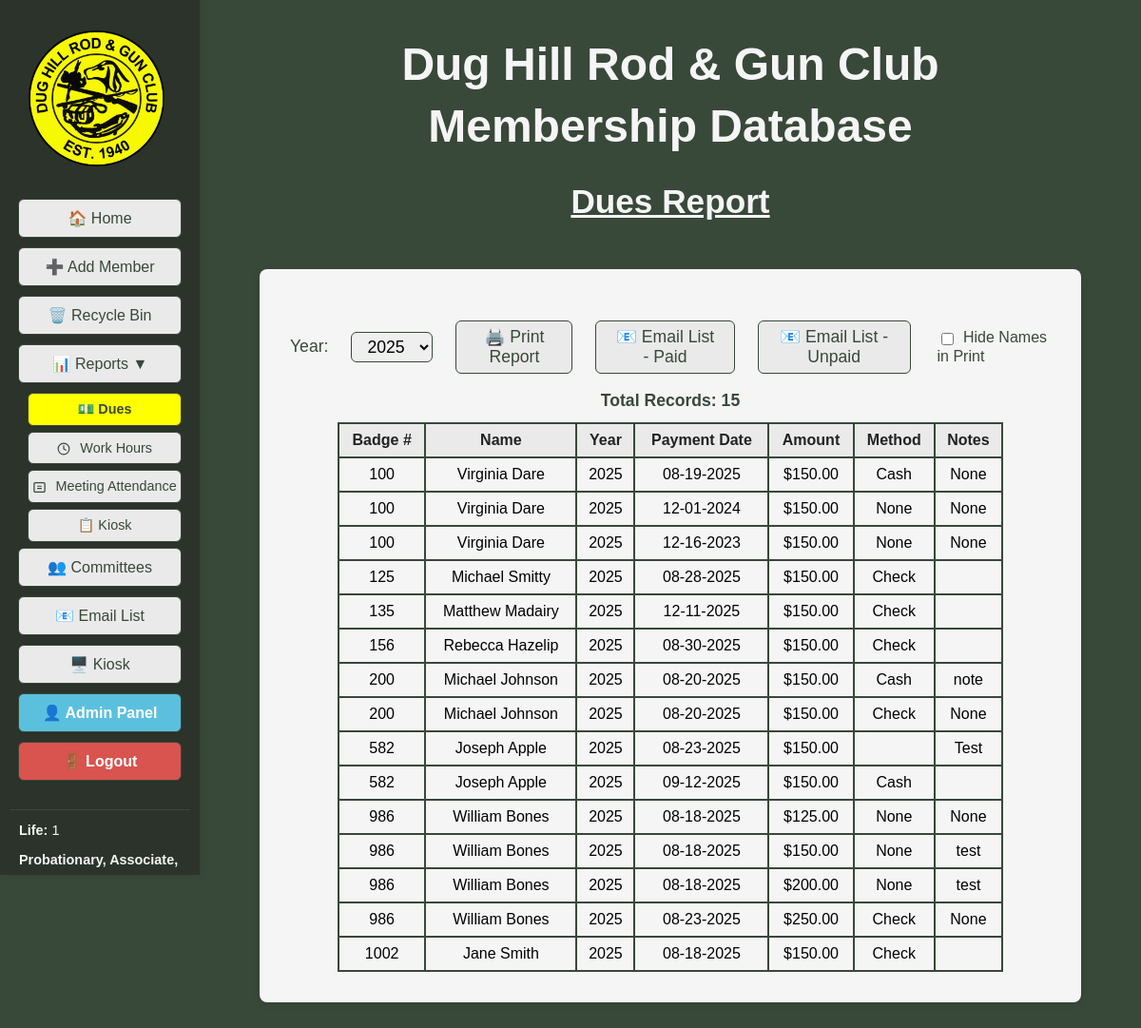
The page /dues_report (signed in) on the database as committed earlier.
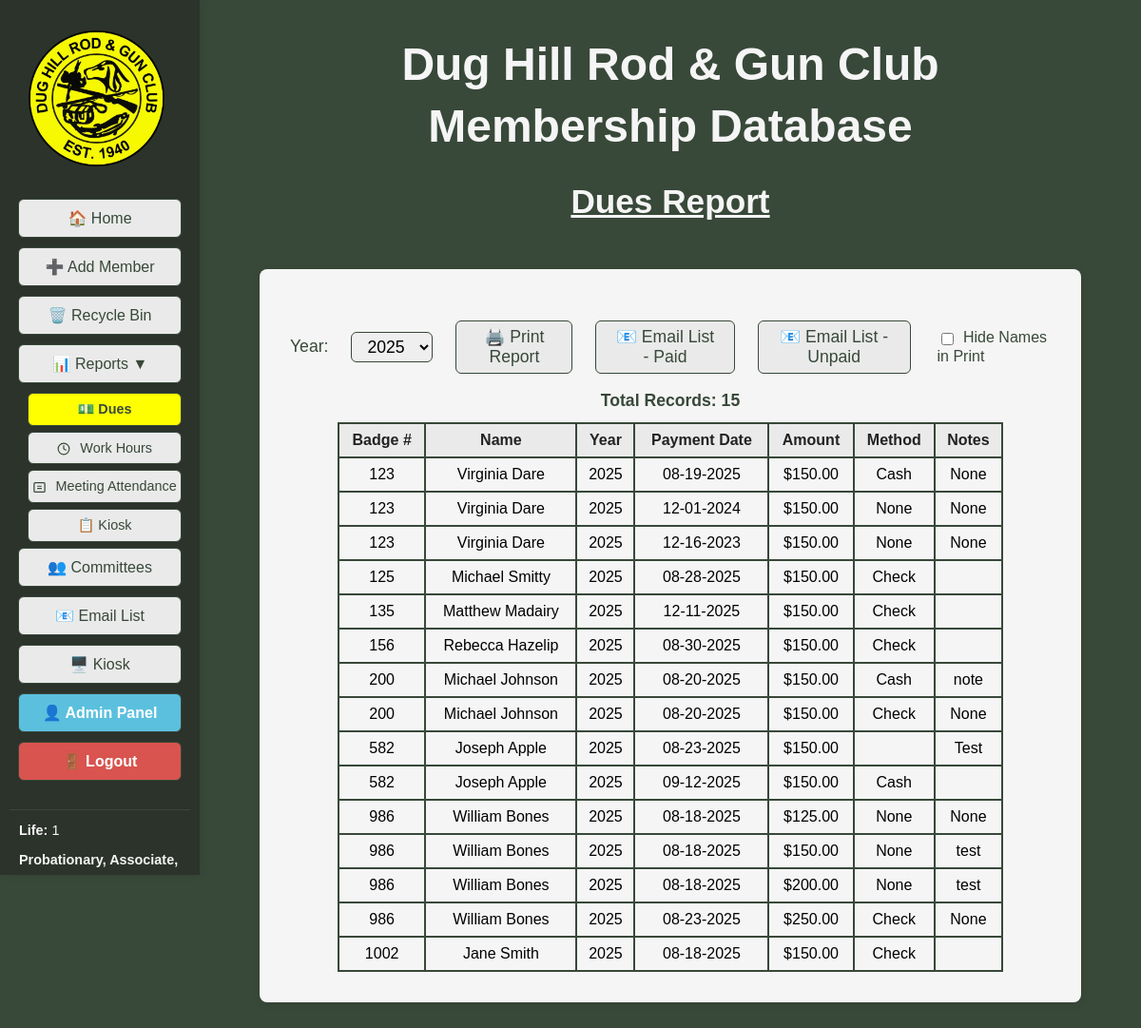
The same page on the database as committed later.
### tables this page shows
CREATE TABLE "dues" (
            id INTEGER PRIMARY KEY AUTOINCREMENT,
            member_id INTEGER,
            payment_date TEXT,
            year TEXT DEFAULT (strftime('%Y','now')),
            amount REAL,
            method TEXT,
            notes TEXT,
            FOREIGN KEY (member_id) REFERENCES members(id) ON DELETE CASCADE
        );

CREATE TABLE members (
                id INTEGER PRIMARY KEY AUTOINCREMENT,
                badge_number TEXT,
                membership_type TEXT,
                first_name TEXT,
                last_name TEXT,
                dob TEXT,
                email TEXT,
                phone TEXT,
                address TEXT,
                city TEXT,
                state TEXT,
                zip TEXT,
                join_date TEXT,
                email2 TEXT,
                sponsor TEXT,
                card_internal TEXT,
                card_external TEXT,
                deleted INTEGER DEFAULT 0
            , phone2 TEXT, waiver INTEGER DEFAULT 0, middle_name TEXT DEFAULT '', nickname TEXT DEFAULT '', suffix TEXT DEFAULT '', deleted_on TEXT, member_notes TEXT);

### DH_DB_Webapp/app.py (the view)
@app.route('/dues_report')
@login_required
def dues_report():
	year = request.args.get('year')
	years = database.get_dues_years()
	if not year:
		now = datetime.datetime.now()
		current_year = str(now.year)
		if current_year in years:
			year = current_year
		elif years:
			year = years[0]
		else:
			year = None
	dues = database.get_all_dues_by_year(year)
	now = datetime.datetime.now()
	member_stats = get_member_stats()
	return render_template('dues_report.html', dues=dues, years=years, selected_year=year, now=now, active_page='dues_report', member_stats=member_stats)

### DH_DB_Webapp/app.py (called while the page is built)
@login_manager.user_loader
def load_user(user_id):
    user_data = database.get_user_by_id(int(user_id))
    if user_data:
        try:
            role = user_data['role']
        except (KeyError, IndexError):
            role = 'User'
        try:
            must_change_password = bool(user_data['must_change_password'])
        except (KeyError, IndexError):
            must_change_password = False
        return User(
            id=user_data['id'],
            username=user_data['username'],
            email=user_data['email'],
            role=role,
            is_active=bool(user_data['is_active']),
            must_change_password=must_change_password
        )
    return None

def format_mmddyyyy(value):
    if not value:
        return ''
    try:
        from datetime import datetime
        dt = datetime.strptime(value, '%Y-%m-%d')
        return dt.strftime('%m-%d-%Y')
    except Exception:
        return value

    @property
    def is_active(self):
        return self._is_active

    def is_admin_or_bdfl(self):
        return self.role in ('BDFL', 'Administrator')

### DH_DB_Webapp/templates/dues_report.html (shortened to what the changed rows need)
<!DOCTYPE html>
<html>
<head>
</head>
<body style="background-color:#384839; font-family:Arial, Helvetica, sans-serif;">
    <div style="display:flex; flex-direction:row;">
        <div style="flex:1; margin-left:210px; display:flex; flex-direction:column; align-items:center;">
            <div style="display:flex; flex-direction:row; justify-content:center; margin-bottom:20px; width:100%;">
                <div style="text-align:center; width:100%;">
                    <h1 style="margin-bottom:0.2em; color:#f5f5f5; font-size:3em;">Dug Hill Rod & Gun Club</h1>
                    <h1 style="margin-top:0.2em; color:#f5f5f5; font-size:3em;">Membership Database</h1>
                    <h2 style="font-size:2.2em; margin-bottom:0.2em; margin-top:0; text-align:center; color:#f5f5f5; font-family:Arial, Helvetica, sans-serif; font-weight:bold; text-decoration:underline;">Dues Report</h2>
                </div>
            </div>
            <div style="background-color:#f5f5f5; border-radius:8px; padding:32px; min-width:400px; min-height:200px; box-shadow:0 2px 8px rgba(0,0,0,0.08); margin-bottom:40px; margin-top:24px; width:100%; max-width:800px;">
                <table id="duesTable" style="width:100%; max-width:700px; margin:auto; border-collapse:collapse;">
                    <thead>
                    <tr style="background:#eaeaea; color:#222;">
                        <th id="th0" style="padding:8px; border:2px solid #384839; cursor:pointer; text-align:center;" onclick="sortTable(0)">Badge # </th>
                        <th id="th1" class="name-col" style="padding:8px; border:2px solid #384839; cursor:pointer;" onclick="sortTable(1)">Name </th>
                        <th id="th2" style="padding:8px; border:2px solid #384839; cursor:pointer; text-align:center;" onclick="sortTable(2)">Year </th>
                        <th id="th3" style="padding:8px; border:2px solid #384839; cursor:pointer;" onclick="sortTable(3)">Payment Date </th>
                        <th id="th4" style="padding:8px; border:2px solid #384839; cursor:pointer;" onclick="sortTable(4)">Amount </th>
                        <th id="th5" style="padding:8px; border:2px solid #384839; cursor:pointer;" onclick="sortTable(5)">Method </th>
                        <th id="th6" style="padding:8px; border:2px solid #384839; cursor:pointer;" onclick="sortTable(6)">Notes </th>
                    </tr>
                    </thead>
                    <tbody>
                    {% for due in dues %}
                    <tr style="cursor:pointer;" onclick="goToMemberDetails({{ due['member_id'] }})">
                        <td style="padding:8px; border:2px solid #384839; text-align:center;">{{ due['badge_number'] }}</td>
                        <td class="name-col" style="padding:8px; border:2px solid #384839;">{{ due['first_name'] }} {{ due['last_name'] }}</td>
                        <td style="padding:8px; border:2px solid #384839; text-align:center;">{{ due['year'] }}</td>
                        <td style="padding:8px; border:2px solid #384839;">{{ due['payment_date']|format_mmddyyyy }}</td>
                        <td style="padding:8px; border:2px solid #384839;">${{ '%.2f'|format(due['amount']) }}</td>
                        <td style="padding:8px; border:2px solid #384839;">{{ due['method'] }}</td>
                        <td style="padding:8px; border:2px solid #384839;">{{ due['notes'] }}</td>
                    </tr>
                    {% endfor %}
                    </tbody>
                </table>
            </div>
        </div>
        </div>
</body>
</html>

Rows that differ between the two databases and show on the page:
changed through a linked row, dues (number 1 of 15 on the later page): badge_number "100" → "123"
changed through a linked row, dues (number 2 of 15 on the later page): badge_number "100" → "123"
changed through a linked row, dues (number 3 of 15 on the later page): badge_number "100" → "123"
